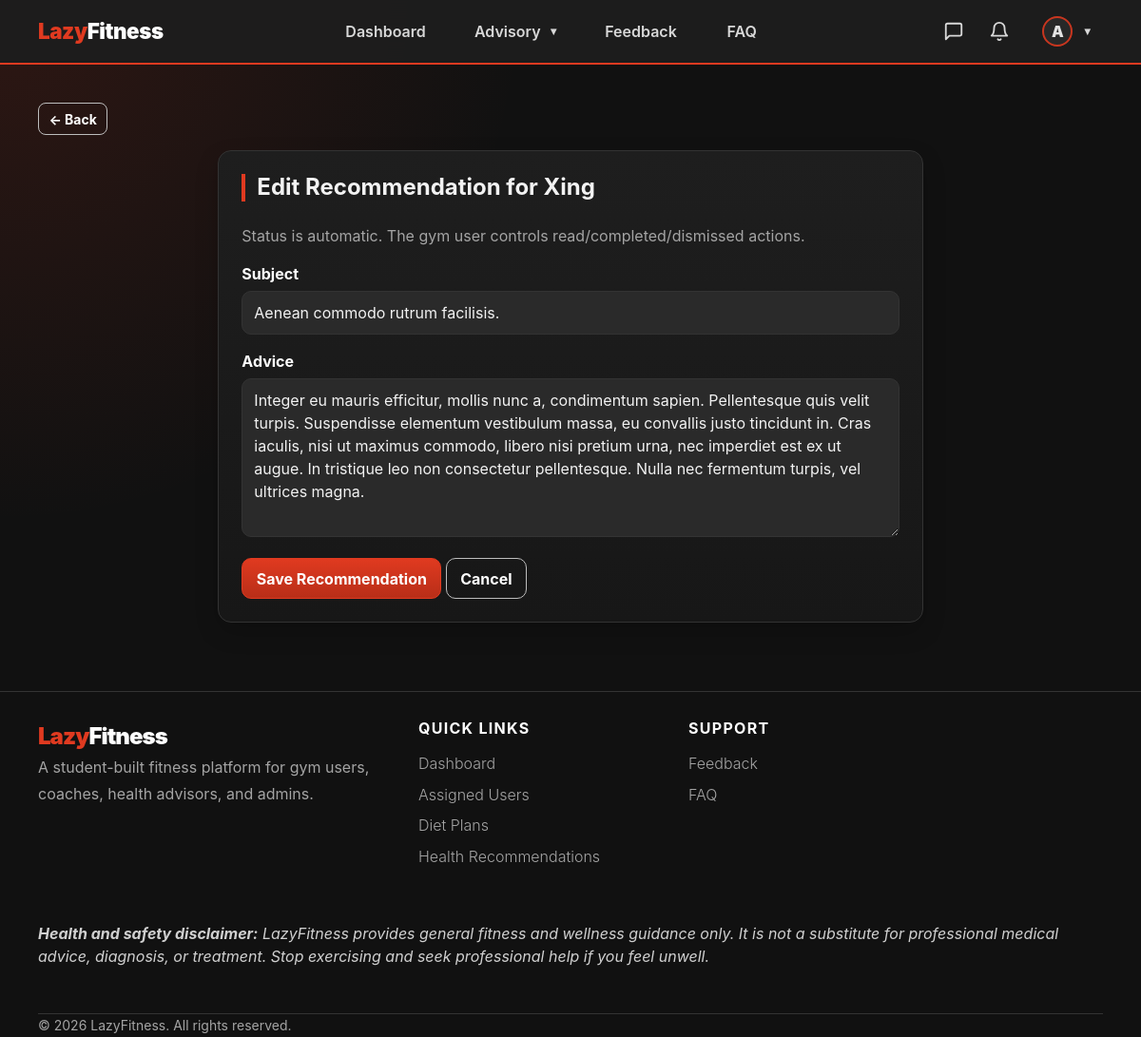
Screenshot of /advisor/recommendations/1/edit/ (signed in) with the database file from the repository.
### apps/accounts/models.py (models this page shows, shortened)
class User(AbstractBaseUser, PermissionsMixin):
    ROLE_CHOICES = [
        ('gym_user',       'Gym User'),
        ('fitness_coach',  'Fitness Coach'),
        ('health_advisor', 'Health Advisor'),
        ('admin',          'Admin'),
    ]
    username_validator = RegexValidator(
        regex=r'^[\w.@+-]+$',
        message='Username may contain letters, numbers, and @/./+/-/_ characters only.',
    )
    username    = models.CharField(max_length=150, unique=True, validators=[username_validator])
    email       = models.EmailField(unique=True)
    profile_picture = models.ImageField(
        upload_to='profile_pictures/',
        blank=True,
        null=True,
        help_text='Optional profile picture used across LazyFitness.',
    )
    role        = models.CharField(max_length=20, choices=ROLE_CHOICES)
    is_active   = models.BooleanField(default=True)   # userStatus
    is_staff    = models.BooleanField(default=False)
    date_joined = models.DateTimeField(auto_now_add=True)
    USERNAME_FIELD  = 'username'
    REQUIRED_FIELDS = ['email', 'role']
    objects = UserManager()
    @property
    def display_name(self):
        profile_fields = [
            ('gymuser', 'user_name'),
            ('coach', 'coach_name'),
            ('healthadvisor', 'advisor_name'),
            ('adminprofile', 'admin_name'),
        ]
        for relation, field in profile_fields:
            try:
                profile = getattr(self, relation)
            except Exception:
                profile = None
            value = getattr(profile, field, '') if profile else ''
            if value:
                return value
        return self.username or self.email
    @property
    def avatar_initial(self):
        name = self.display_name or self.username or self.email or '?'
        return name.strip()[:1].upper()
    @property
    def is_gym_user(self):
        return self.role == 'gym_user'
    @property
    def is_coach(self):
        return self.role == 'fitness_coach'
    @property
    def is_health_advisor(self):
        return self.role == 'health_advisor'
    @property
    def is_admin_user(self):
        return self.role == 'admin'

### apps/health_advisor/models.py (models this page shows, shortened)
class HealthAdvisor(models.Model):
    user = models.OneToOneField(User, on_delete=models.CASCADE, primary_key=True)
    advisor_name = models.CharField(max_length=255)
    specialty = models.CharField(
        max_length=120,
        blank=True,
        help_text='Public specialty shown on the Meet Our Health Advisors section.',
    )
    years_experience = models.PositiveIntegerField(
        null=True,
        blank=True,
        help_text='Optional years of health advisory experience for the public team card.',
    )
    bio = models.TextField(blank=True, help_text='Short public bio shown to prospective gym users.')
    assigned_users = models.ManyToManyField('gym_user.GymUser', blank=True, related_name='health_advisors')

class Recommendation(models.Model):
    STATUS_UNREAD = 'sent'
    STATUS_READ = 'read'
    STATUS_COMPLETED = 'completed'
    STATUS_CANCELLED = 'cancelled'
    STATUS_CHOICES = [
        (STATUS_UNREAD, 'Unread'),
        (STATUS_READ, 'Read'),
        (STATUS_COMPLETED, 'Completed'),
        (STATUS_CANCELLED, 'Cancelled'),
    ]
    advisor = models.ForeignKey(HealthAdvisor, on_delete=models.CASCADE, related_name='recommendations')
    gym_user = models.ForeignKey('gym_user.GymUser', on_delete=models.CASCADE, related_name='recommendations')
    subject = models.CharField(max_length=255)
    advice = models.TextField()
    status = models.CharField(max_length=20, choices=STATUS_CHOICES, default=STATUS_UNREAD)
    created_at = models.DateTimeField(auto_now_add=True)
    updated_at = models.DateTimeField(auto_now=True)
    class Meta:
        ordering = ['-created_at']

### apps/gym_user/models.py (models this page shows, shortened)
class GymUser(models.Model):
    user = models.OneToOneField(User, on_delete=models.CASCADE, primary_key=True)
    user_name = models.CharField(max_length=255)
    age = models.IntegerField()
    gender = models.CharField(max_length=20)
    weight = models.FloatField(help_text="in kg")
    height = models.FloatField(help_text="in cm")
    neck_in_cm = models.IntegerField()
    waist_in_cm = models.IntegerField()
    calorie_intake = models.IntegerField(help_text="daily target kcal")
    medical_condition = models.TextField(blank=True, null=True)
    profile_completed = models.BooleanField(default=False)
    assigned_coach = models.ForeignKey(
        'coach.Coach',
        on_delete=models.SET_NULL,
        null=True,
        blank=True,
        related_name='assigned_gym_users',
        help_text='Fitness coach assigned by admin.',
    )
    assigned_advisor = models.ForeignKey(
        'health_advisor.HealthAdvisor',
        on_delete=models.SET_NULL,
        null=True,
        blank=True,
        related_name='assigned_gym_users',
        help_text='Health advisor assigned by admin.',
    )

### apps/health_advisor/views.py (the view)
# urls.py: path('recommendations/<int:recommendation_id>/edit/', views.recommendation_edit, name='recommendation_edit'),
@health_advisor_required
def recommendation_edit(request, recommendation_id):
    advisor = get_object_or_404(HealthAdvisor, user=request.user)
    rec = get_object_or_404(Recommendation, pk=recommendation_id, advisor=advisor, gym_user__assigned_advisor=advisor)
    if request.method == 'POST':
        form = RecommendationForm(request.POST, instance=rec)
        if form.is_valid():
            form.save()
            messages.success(request, 'Recommendation content updated.')
            return redirect(safe_back_url(request, reverse('health_advisor:recommendation_list')))
        messages.error(request, 'Please correct the highlighted recommendation errors.')
    else:
        form = RecommendationForm(instance=rec)
    return render(request, 'health_advisor/recommendation_form.html', {
        'form': form,
        'gym_user': rec.gym_user,
        'recommendation': rec,
        'mode': 'Edit',
        'cancel_url': safe_back_url(request, reverse('health_advisor:recommendation_list')),
    })

### templates/health_advisor/recommendation_form.html (shortened to what this page needs)
{% extends "shared/base.html" %}
{% block content %}
<div class="row justify-content-center">
    <div class="col-lg-8">
        <div class="card p-4">
            <h2 class="section-title">{{ mode }} Recommendation for {{ gym_user.user_name }}</h2>
            <p class="text-secondary">Status is automatic. The gym user controls read/completed/dismissed actions.</p>
            <form method="post" novalidate>
                {% for field in form %}
                    <div class="mb-3">
                        <label class="form-label" for="{{ field.id_for_label }}">{{ field.label }}</label>
                        {{ field }}
                    </div>
                {% endfor %}
                <button class="btn btn-primary">Save Recommendation</button>
                <a class="btn btn-outline-light" href="{{ cancel_url|default:'/advisor/recommendations/' }}">Cancel</a>
            </form>
        </div>
    </div>
</div>
{% endblock %}

### templates/shared/base.html (shortened to what this page needs)
{% load static %}
<!DOCTYPE html>
<html lang="en">
<head>
  <link href="{% static 'css/lazyfitness.css' %}" rel="stylesheet">
</head>
<body>
<nav class="navbar navbar-expand-lg navbar-dark sticky-top" aria-label="Primary navigation">
  <div class="container nav-container">
    {% if user.is_authenticated %}
      {% if user.is_gym_user %}
        <a class="navbar-brand" href="{% url 'gym_user:dashboard' %}">Lazy<span class="text-white">Fitness</span></a>
      {% elif user.is_coach %}
        <a class="navbar-brand" href="{% url 'coach:dashboard' %}">Lazy<span class="text-white">Fitness</span></a>
      {% elif user.is_health_advisor %}
        <a class="navbar-brand" href="{% url 'health_advisor:dashboard' %}">Lazy<span class="text-white">Fitness</span></a>
      {% elif user.is_admin_user %}
        <a class="navbar-brand" href="{% url 'admin_panel:dashboard' %}">Lazy<span class="text-white">Fitness</span></a>
      {% else %}
        <a class="navbar-brand" href="{% url 'landing' %}">Lazy<span class="text-white">Fitness</span></a>
      {% endif %}
    {% else %}
      <a class="navbar-brand" href="{% url 'landing' %}">Lazy<span class="text-white">Fitness</span></a>
    {% endif %}
    <div class="navbar-collapse collapse" id="nav">
      {% if user.is_authenticated %}
        <ul class="navbar-nav main-nav mx-auto align-items-lg-center justify-content-lg-center flex-grow-1 gap-lg-4 px-lg-3 flex-nowrap">
          {% if user.is_gym_user %}
            <li class="nav-item"><a class="nav-link" href="{% url 'gym_user:dashboard' %}">Dashboard</a></li>
            <li class="nav-item dropdown profile-hover-dropdown">
              <a class="nav-link dropdown-toggle" href="#" data-lf-toggle="dropdown" role="button" aria-expanded="false">My Fitness</a>
              <ul class="dropdown-menu dropdown-menu-dark profile-centered-menu">
                <li><a class="dropdown-item" href="{% url 'gym_user:workout_select' %}">Workouts</a></li>
                <li><a class="dropdown-item" href="{% url 'gym_user:schedule' %}">Schedule</a></li>
                <li><a class="dropdown-item" href="{% url 'gym_user:progress' %}">Progress</a></li>
              </ul>
            </li>
            <li class="nav-item"><a class="nav-link" href="{% url 'gym_user:recommendation_list' %}">Health Recommendations</a></li>
            <li class="nav-item"><a class="nav-link" href="{% url 'accounts:submit_feedback' %}">Feedback</a></li>
            <li class="nav-item"><a class="nav-link" href="{% url 'faq_public' %}">FAQ</a></li>
          {% elif user.is_health_advisor %}
            <li class="nav-item"><a class="nav-link" href="{% url 'health_advisor:dashboard' %}">Dashboard</a></li>
            <li class="nav-item dropdown profile-hover-dropdown">
              <a class="nav-link dropdown-toggle" href="#" data-lf-toggle="dropdown" role="button" aria-expanded="false">Advisory</a>
            </li>
            <li class="nav-item"><a class="nav-link" href="{% url 'accounts:submit_feedback' %}">Feedback</a></li>
            <li class="nav-item"><a class="nav-link" href="{% url 'faq_public' %}">FAQ</a></li>
          {% endif %}
        </ul>
        <ul class="navbar-nav nav-actions ms-lg-auto align-items-center gap-2 gap-lg-3 flex-row flex-nowrap justify-content-end">
          {% if not user.is_admin_user %}
          <li class="nav-item">
            {% if user.is_gym_user %}
              <a class="nav-link nav-icon-link" href="{% url 'gym_user:messages' %}" title="Messages">
            {% elif user.is_coach %}
              <a class="nav-link nav-icon-link" href="{% url 'coach:messages' %}" title="Messages">
            {% elif user.is_health_advisor %}
              <a class="nav-link nav-icon-link" href="{% url 'health_advisor:messages' %}" title="Messages">
            {% endif %}
                <div class="icon-wrapper">
                  <svg width="22" height="22" viewBox="0 0 24 24" fill="none" stroke="currentColor" stroke-width="2" stroke-linecap="round" stroke-linejoin="round"><path d="M21 15a2 2 0 0 1-2 2H7l-4 4V5a2 2 0 0 1 2-2h14a2 2 0 0 1 2 2z"></path></svg>
                </div>
              </a>
          </li>
          {% endif %}
          <li class="nav-item">
            <a class="nav-link nav-icon-link" href="{% url 'accounts:notifications' %}" title="Notifications">
              <div class="icon-wrapper">
                <svg width="22" height="22" viewBox="0 0 24 24" fill="none" stroke="currentColor" stroke-width="2" stroke-linecap="round" stroke-linejoin="round"><path d="M18 8A6 6 0 0 0 6 8c0 7-3 9-3 9h18s-3-2-3-9"></path><path d="M13.73 21a2 2 0 0 1-3.46 0"></path></svg>
              </div>
            </a>
          </li>
          <li class="nav-item dropdown profile-hover-dropdown ms-1 flex-shrink-0">
            <a class="nav-link d-flex align-items-center gap-2 dropdown-toggle" href="#" role="button" data-lf-toggle="dropdown" aria-expanded="false">
              {% if user.profile_picture %}
                <img src="{{ user.profile_picture.url }}" alt="{{ user.username }} profile picture" class="rounded-circle avatar-sm">
              {% else %}
                <span class="avatar-initial-sm">{{ user.avatar_initial }}</span>
              {% endif %}
            </a>
          </li>
        </ul>
      {% endif %}
    </div>
  </div>
</nav>
<main class="container mt-4 pb-5">
  {% if user.is_authenticated %}
    <div class="mb-3">
      <button class="btn btn-outline-light btn-sm" type="button" data-lf-back data-fallback="{{ nav_back_fallback|default:'/' }}">← Back</button>
    </div>
  {% endif %}
  {% block content %}{% endblock %}
</main>
<footer class="site-footer py-5 mt-4">
  <div class="container">
    <div class="row gy-4">
      <div class="col-lg-6 col-md-12 footer-brand">
        <div class="footer-logo">Lazy<span>Fitness</span></div>
        <p class="footer-copy text-muted pe-lg-5">A student-built fitness platform for gym users, coaches, health advisors, and admins.</p>
      </div>
      {% if user.is_authenticated %}
        <div class="col-lg-3 col-md-6">
          <h5 class="footer-heading">Quick Links</h5>
          <ul class="footer-links">
            {% if user.is_gym_user %}
              <li class="footer-link"><a href="{% url 'gym_user:dashboard' %}">Dashboard</a></li>
              <li class="footer-link"><a href="{% url 'gym_user:workout_select' %}">Workouts</a></li>
              <li class="footer-link"><a href="{% url 'gym_user:schedule' %}">Schedule</a></li>
              <li class="footer-link"><a href="{% url 'gym_user:progress' %}">Progress</a></li>
              <li class="footer-link"><a href="{% url 'gym_user:recommendation_list' %}">Health Recommendations</a></li>
            {% elif user.is_health_advisor %}
              <li class="footer-link"><a href="{% url 'health_advisor:dashboard' %}">Dashboard</a></li>
              <li class="footer-link"><a href="{% url 'health_advisor:assigned_users' %}">Assigned Users</a></li>
              <li class="footer-link"><a href="{% url 'health_advisor:diet_plan_list' %}">Diet Plans</a></li>
              <li class="footer-link"><a href="{% url 'health_advisor:recommendation_list' %}">Health Recommendations</a></li>
            {% elif user.is_admin_user %}
              <li class="footer-link"><a href="{% url 'admin_panel:dashboard' %}">Dashboard</a></li>
              <li class="footer-link"><a href="{% url 'admin_panel:login_activity_list' %}">User Activity</a></li>
              <li class="footer-link"><a href="{% url 'admin_panel:system_log_list' %}">System Logs</a></li>
            {% endif %}
          </ul>
        </div>
        <div class="col-lg-3 col-md-6">
          {% if user.is_admin_user %}
            <h5 class="footer-heading">Management</h5>
            <ul class="footer-links">
              <li class="footer-link"><a href="{% url 'admin_panel:user_list' %}">Users Management</a></li>
              <li class="footer-link"><a href="{% url 'admin_panel:faq_list' %}">FAQ Management</a></li>
              <li class="footer-link"><a href="{% url 'admin_panel:feedback_list' %}">Feedback Management</a></li>
            </ul>
          {% else %}
            <h5 class="footer-heading">Support</h5>
            <ul class="footer-links">
              <li class="footer-link"><a href="{% url 'accounts:submit_feedback' %}">Feedback</a></li>
              <li class="footer-link"><a href="{% url 'faq_public' %}">FAQ</a></li>
            </ul>
          {% endif %}
        </div>
      {% endif %}
    </div>
    <div class="lf-footer-disclaimer py-4 mt-4"><i>
        <strong>Health and safety disclaimer:</strong>
        LazyFitness provides general fitness and wellness guidance only. It is not a substitute for professional medical advice, diagnosis, or treatment. Stop exercising and seek professional help if you feel unwell.
    </i></div>
    <div class="footer-bottom mt-4 pt-4 border-top">
      <p class="footer-copy small mb-0">© {% now "Y" %} LazyFitness. All rights reserved.</p>
    </div>
  </div>
</footer>
</body>
</html>

### rows the page displays
User: avatar_initial "A"
GymUser: user_name "Xing"
Recommendation: form "Aenean commodo rutrum facilisis." "Integer eu mauris efficitur, mollis nunc a, condimentum sapien. Pellentesque quis velit turpis. Suspendisse elementum vestibulum massa, eu convallis justo tincidunt in. Cras iaculis, nisi ut maximus commodo, libero nisi pretium urna, nec imperdiet est ex ut augue. In tristique leo non consectetur pellentesque. Nulla nec fermentum turpis, vel ultrices magna."

### other values shown
{{ mode }} "Edit"
{{ field.label }} "Subject" "Advice"
